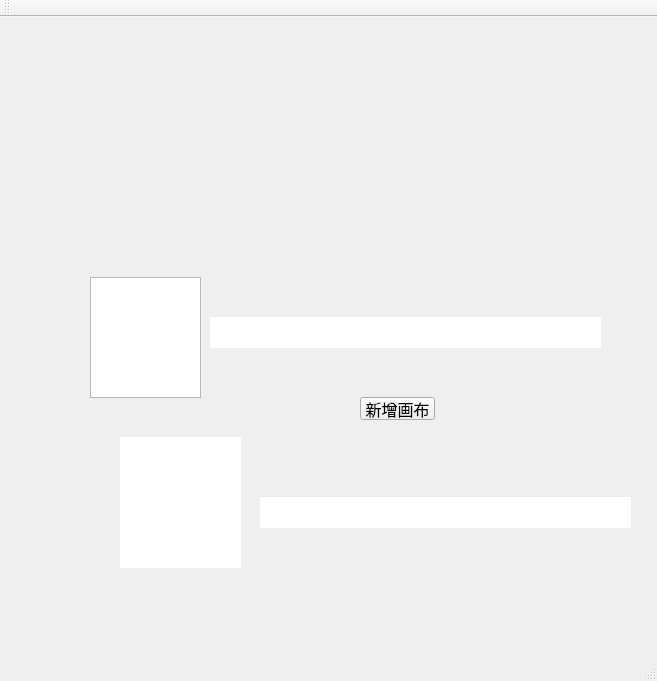
<?xml version="1.0" encoding="UTF-8"?>
<ui version="4.0">
 <class>MainWindow</class>
 <widget class="QMainWindow" name="MainWindow">
  <property name="enabled">
   <bool>true</bool>
  </property>
  <property name="geometry">
   <rect>
    <x>0</x>
    <y>0</y>
    <width>657</width>
    <height>681</height>
   </rect>
  </property>
  <property name="font">
   <font>
    <pointsize>12</pointsize>
   </font>
  </property>
  <property name="windowTitle">
   <string>MainWindow</string>
  </property>
  <property name="autoFillBackground">
   <bool>false</bool>
  </property>
  <property name="styleSheet">
   <string notr="true">background-image: url(:/menu_icons/lovelybg);</string>
  </property>
  <widget class="QWidget" name="centralWidget">
   <widget class="QPushButton" name="pushButton">
    <property name="geometry">
     <rect>
      <x>360</x>
      <y>380</y>
      <width>75</width>
      <height>23</height>
     </rect>
    </property>
    <property name="text">
     <string>新增画布</string>
    </property>
   </widget>
   <widget class="QTextBrowser" name="textBrowser">
    <property name="geometry">
     <rect>
      <x>210</x>
      <y>300</y>
      <width>391</width>
      <height>31</height>
     </rect>
    </property>
    <property name="font">
     <font>
      <pointsize>12</pointsize>
     </font>
    </property>
    <property name="frameShape">
     <enum>QFrame::NoFrame</enum>
    </property>
    <property name="html">
     <string>&lt;!DOCTYPE HTML PUBLIC &quot;-//W3C//DTD HTML 4.0//EN&quot; &quot;http://www.w3.org/TR/REC-html40/strict.dtd&quot;&gt;
&lt;html&gt;&lt;head&gt;&lt;meta name=&quot;qrichtext&quot; content=&quot;1&quot; /&gt;&lt;style type=&quot;text/css&quot;&gt;
p, li { white-space: pre-wrap; }
&lt;/style&gt;&lt;/head&gt;&lt;body style=&quot; font-family:'SimSun'; font-size:12pt; font-weight:400; font-style:normal;&quot;&gt;
&lt;p style=&quot;-qt-paragraph-type:empty; margin-top:0px; margin-bottom:0px; margin-left:0px; margin-right:0px; -qt-block-indent:0; text-indent:0px;&quot;&gt;&lt;br /&gt;&lt;/p&gt;&lt;/body&gt;&lt;/html&gt;</string>
    </property>
   </widget>
   <widget class="QTextEdit" name="textEdit">
    <property name="geometry">
     <rect>
      <x>260</x>
      <y>480</y>
      <width>371</width>
      <height>31</height>
     </rect>
    </property>
    <property name="font">
     <font>
      <pointsize>12</pointsize>
     </font>
    </property>
    <property name="inputMethodHints">
     <set>Qt::ImhMultiLine</set>
    </property>
    <property name="frameShape">
     <enum>QFrame::NoFrame</enum>
    </property>
    <property name="html">
     <string>&lt;!DOCTYPE HTML PUBLIC &quot;-//W3C//DTD HTML 4.0//EN&quot; &quot;http://www.w3.org/TR/REC-html40/strict.dtd&quot;&gt;
&lt;html&gt;&lt;head&gt;&lt;meta name=&quot;qrichtext&quot; content=&quot;1&quot; /&gt;&lt;style type=&quot;text/css&quot;&gt;
p, li { white-space: pre-wrap; }
&lt;/style&gt;&lt;/head&gt;&lt;body style=&quot; font-family:'SimSun'; font-size:12pt; font-weight:400; font-style:normal;&quot;&gt;
&lt;p style=&quot;-qt-paragraph-type:empty; margin-top:0px; margin-bottom:0px; margin-left:0px; margin-right:0px; -qt-block-indent:0; text-indent:0px;&quot;&gt;&lt;br /&gt;&lt;/p&gt;&lt;/body&gt;&lt;/html&gt;</string>
    </property>
    <property name="placeholderText">
     <string/>
    </property>
   </widget>
   <widget class="QTableWidget" name="tableWidget">
    <property name="geometry">
     <rect>
      <x>120</x>
      <y>420</y>
      <width>121</width>
      <height>131</height>
     </rect>
    </property>
    <property name="autoFillBackground">
     <bool>false</bool>
    </property>
    <property name="styleSheet">
     <string notr="true">background-image: url(:/menu_icons/cat);
</string>
    </property>
    <property name="frameShape">
     <enum>QFrame::NoFrame</enum>
    </property>
    <property name="showGrid">
     <bool>true</bool>
    </property>
    <property name="cornerButtonEnabled">
     <bool>true</bool>
    </property>
    <attribute name="horizontalHeaderVisible">
     <bool>true</bool>
    </attribute>
    <attribute name="verticalHeaderVisible">
     <bool>true</bool>
    </attribute>
   </widget>
   <widget class="QTableView" name="tableView">
    <property name="geometry">
     <rect>
      <x>90</x>
      <y>260</y>
      <width>111</width>
      <height>121</height>
     </rect>
    </property>
    <property name="styleSheet">
     <string notr="true">border-image: url(:/menu_icons/hint);</string>
    </property>
   </widget>
  </widget>
  <widget class="QMenuBar" name="menuBar">
   <property name="geometry">
    <rect>
     <x>0</x>
     <y>0</y>
     <width>657</width>
     <height>23</height>
    </rect>
   </property>
  </widget>
  <widget class="QToolBar" name="mainToolBar">
   <attribute name="toolBarArea">
    <enum>TopToolBarArea</enum>
   </attribute>
   <attribute name="toolBarBreak">
    <bool>false</bool>
   </attribute>
  </widget>
  <widget class="QStatusBar" name="statusBar"/>
 </widget>
 <layoutdefault spacing="6" margin="11"/>
 <resources/>
 <connections/>
</ui>
